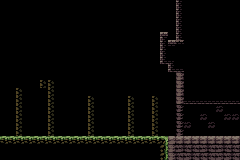

The image is a tile-based game level rendered from a .tmx file. Its description and complete source (layers, tilesets, objects, tile grids) follow:
An orthogonal 30x20 tile map with 8x8 px tiles, 3 tile layers (Background, Foreground, Platforms), 2 tilesets and 3 objects (PlayerSpawn, GuardSpawn, Chest).

<map version="1.10" tiledversion="1.10.2" orientation="orthogonal" renderorder="right-down" width="30" height="20" tilewidth="8" tileheight="8" infinite="0" nextlayerid="6" nextobjectid="4">
 <tileset firstgid="1" source="environmentTileset.tsx" />
 <tileset firstgid="4097" source="backgroundTileset.tsx" />
 <layer id="2" name="Background" width="30" height="20">
  <data encoding="csv">
7301,7300,7301,7300,7301,7301,7300,7300,7300,7300,7301,7300,7300,7300,7301,7300,7300,7301,7300,7301,7300,7300,7300,7301,7301,7301,7300,7300,7301,7301,
7300,7301,7300,7300,7301,7300,7300,7301,7300,7301,7301,7301,7300,7301,7301,7301,7300,7301,7301,7300,7300,7300,7301,7300,7300,7300,7300,7300,7300,7301,
7301,7301,7300,7301,7300,7301,7300,7300,7301,7301,7301,7301,7301,7301,7301,7301,7301,7300,7300,7300,7301,7300,7300,7301,7300,7301,7301,7300,7301,7301,
7300,7301,7301,7300,7301,7300,7301,7300,7301,7300,7301,7301,7300,7301,7301,7300,7301,7300,7300,7301,7301,7301,7301,7301,7300,7301,7300,7301,7301,7301,
7301,7301,7300,7300,7301,7301,7300,7301,7300,7300,7301,7300,7300,7301,7300,7301,7300,7301,7301,7301,7301,7301,7300,7300,7300,7300,7301,7301,7300,7300,
7301,7300,7301,7300,7300,7300,7300,7300,7301,7300,7301,7300,7300,7300,7301,7300,7301,7300,7301,7301,7301,7301,7300,7301,7300,7300,7301,7300,7300,7300,
7300,7300,7301,7301,7300,7300,7300,7300,7300,7300,7301,7300,7300,7301,7301,7300,7301,7300,7301,7300,7300,7300,7301,7300,7300,7301,7300,7300,7301,7300,
7300,7301,7301,7300,7300,7300,7301,7301,7301,7300,7300,7301,7300,7300,7301,7301,7300,7300,7300,7301,7300,7301,7301,7301,7300,7301,7300,7300,7300,7300,
7300,7300,7301,7301,7300,7301,7300,7301,7301,7301,7301,7300,7301,7301,7301,7300,7300,7300,7301,7300,7301,7300,7301,7300,7301,7301,7301,7301,7301,7300,
7301,7301,7301,7300,7301,7300,7300,7301,7300,7300,7300,7301,7300,7301,7301,7301,7300,7301,7301,7301,7301,7300,7300,7301,7301,7301,7301,7300,7301,7301,
7300,7300,7301,7301,6210,4193,4193,7301,7300,7301,7300,7300,7301,7301,7301,7301,7300,7300,7301,7301,7300,7301,7300,7301,7300,7301,7301,7301,7300,7301,
7301,7300,4193,6210,6210,6210,4193,6210,6210,7301,7301,7300,7301,7300,6210,7300,7300,7301,7301,7301,7300,7301,0,0,0,0,0,0,0,0,
6210,6210,4193,6210,6210,6210,4193,6210,6210,6210,6210,4193,6210,6210,6210,6210,4193,6210,6210,4193,6210,6210,6209,6209,6209,6209,6209,6209,6209,6209,
6210,6210,4193,6210,6210,6210,4193,6210,6210,6210,6210,4193,6210,6210,6210,6210,4193,6210,6210,4193,6210,6210,6209,6340,6276,6277,6340,6274,6210,6277,
6210,6210,4193,6210,6210,6210,4193,6210,6210,6210,6210,4193,6210,6210,6210,6210,4193,6210,6210,4193,6210,6210,6209,6277,6210,6274,6210,6210,6274,6274,
6210,6210,4193,6210,6210,6210,4193,6210,6210,6210,6210,4193,6210,6210,6210,6210,4193,6210,6210,4193,6210,6210,6209,6274,6210,6210,6274,6210,6210,6277,
6210,6210,4193,6210,6210,6210,4193,6210,6210,6210,6210,4193,6210,6210,6210,6210,4193,6210,6210,4193,6210,6210,6209,6210,6210,6210,6210,6341,6277,6340,
6210,6210,6210,6210,6210,6210,6210,6210,6210,6210,6210,4193,6210,6210,6210,6210,6210,6210,6210,6210,6210,6210,6209,6209,6209,6209,6209,6209,6209,6209,
6210,6210,6210,6210,6210,6210,6210,6210,6210,6210,6210,6210,6210,6210,6210,6210,6210,6210,6210,6210,6210,6210,6210,6210,6210,6210,6210,6210,6210,6210,
6210,6210,6210,6210,6210,6210,6210,6210,6210,6210,6210,6210,6210,6210,6210,6210,6210,6210,6210,6210,6210,6210,6210,6210,6210,6210,6210,6210,6210,6210
</data>
 </layer>
 <layer id="1" name="Foreground" width="30" height="20">
  <data encoding="csv">
0,0,0,0,0,0,0,0,0,0,0,0,0,0,0,0,0,0,0,0,0,0,65,66,66,66,66,66,66,66,
0,0,0,0,0,0,0,0,0,0,0,0,0,0,0,0,0,0,0,0,0,0,65,66,66,66,66,66,66,66,
0,0,0,0,0,0,0,0,0,0,0,0,0,0,0,0,0,0,0,0,0,0,65,66,66,66,66,66,66,66,
0,0,0,0,0,0,0,0,0,0,0,0,0,0,0,0,0,0,0,0,0,0,65,66,66,66,66,66,66,66,
0,0,0,0,0,0,0,0,0,0,0,0,0,0,0,0,0,0,0,0,1,0,65,66,66,66,66,66,66,66,
0,0,0,0,0,0,0,0,0,0,0,0,0,0,0,0,0,0,0,0,65,2,4098,66,66,66,66,66,66,66,
0,0,0,0,0,0,0,0,0,0,0,0,0,0,0,0,0,0,0,0,65,66,66,66,66,66,66,66,66,66,
0,0,0,0,0,0,0,0,0,0,0,0,0,0,0,0,0,0,0,0,129,5,66,66,66,66,66,66,66,66,
0,0,0,0,0,0,0,0,0,0,0,0,0,0,0,0,0,0,0,0,0,129,130,66,66,66,66,66,66,66,
0,0,0,0,0,0,0,0,0,0,0,0,0,0,0,0,0,0,0,0,0,0,2113,66,66,66,66,66,66,66,
0,0,0,0,0,0,0,0,0,0,0,0,0,0,0,0,0,0,0,0,0,0,2113,66,66,66,66,66,66,66,
0,0,0,0,0,0,0,0,0,0,0,0,0,0,0,0,0,0,0,0,0,0,2113,66,66,66,66,66,66,66,
0,0,0,0,0,0,0,0,0,0,0,0,0,0,0,0,0,0,0,0,0,0,2113,130,130,130,130,130,130,130,
0,0,0,0,0,0,0,0,0,0,0,0,0,0,0,0,0,0,0,0,0,0,0,0,0,0,0,0,0,0,
0,0,0,0,0,0,0,0,0,0,0,0,0,0,0,0,0,0,0,0,0,0,0,0,0,0,0,0,0,0,
0,0,0,0,0,0,0,0,0,0,0,0,0,0,0,0,0,0,0,0,0,0,0,0,0,0,0,0,0,0,
0,0,0,0,0,0,0,0,0,0,0,0,0,0,0,0,0,0,0,0,0,0,0,0,0,0,0,0,0,0,
3074,3074,3074,3074,3074,3074,3074,3074,3074,3074,3074,3074,3074,3074,3074,3074,3074,3074,3074,3074,3075,2049,2050,2050,2050,2050,2050,2050,2050,2050,
3138,3138,3138,3138,3138,3138,3138,3138,3138,3138,3138,3138,3138,3138,3138,3138,3138,3138,3138,3138,3139,2113,2053,2052,2052,2053,2052,2053,2052,2052,
3138,3138,3138,3138,3138,3138,3138,3138,3138,3138,3138,3138,3138,3138,3138,3138,3138,3138,3138,3138,3139,2113,2052,2053,2052,2052,2052,2053,2053,2052
</data>
 </layer>
 <layer id="5" name="Platforms" width="30" height="20">
  <data encoding="csv">
0,0,0,0,0,0,0,0,0,0,0,0,0,0,0,0,0,0,0,0,0,0,0,0,0,0,0,0,0,0,
0,0,0,0,0,0,0,0,0,0,0,0,0,0,0,0,0,0,0,0,0,0,0,0,0,0,0,0,0,0,
0,0,0,0,0,0,0,0,0,0,0,0,0,0,0,0,0,0,0,0,0,0,0,0,0,0,0,0,0,0,
0,0,0,0,0,0,0,0,0,0,0,0,0,0,0,0,0,0,0,0,0,0,0,0,0,0,0,0,0,0,
0,0,0,0,0,0,0,0,0,0,0,0,0,0,0,0,0,0,0,0,0,0,0,0,0,0,0,0,0,0,
0,0,0,0,0,0,0,0,0,0,0,0,0,0,0,0,0,0,0,0,0,0,0,0,0,0,0,0,0,0,
0,0,0,0,0,0,0,0,0,0,0,0,0,0,0,0,0,0,0,0,0,0,0,0,0,0,0,0,0,0,
0,0,0,0,0,0,0,0,0,0,0,0,0,0,0,0,0,0,0,0,0,0,0,0,0,0,0,0,0,0,
0,0,0,0,0,0,0,0,0,0,0,0,0,0,0,0,0,0,0,0,0,0,0,0,0,0,0,0,0,0,
0,0,0,0,0,0,0,0,0,0,0,0,0,0,0,0,0,0,0,0,0,0,0,0,0,0,0,0,0,0,
0,0,0,0,0,0,0,0,0,0,0,0,0,0,0,0,0,0,0,0,0,0,0,0,0,0,0,0,0,0,
0,0,0,0,0,0,0,0,0,0,0,0,0,0,0,0,0,0,0,0,0,0,0,0,0,0,0,0,0,0,
0,0,0,0,0,0,0,0,0,0,0,0,0,0,0,0,0,0,0,0,0,0,0,0,0,0,0,0,0,0,
0,0,0,0,0,0,0,0,0,0,0,0,0,0,0,0,0,0,0,0,0,0,0,0,0,0,0,0,0,0,
0,0,0,0,0,0,0,0,0,0,0,0,0,0,0,0,0,0,0,0,0,0,0,0,0,0,0,0,0,0,
0,0,0,0,0,0,0,0,0,0,0,0,0,0,0,0,0,0,0,0,0,0,0,0,0,0,0,0,0,0,
0,0,0,0,0,0,0,0,0,0,0,0,0,0,0,0,0,0,0,0,0,0,0,0,0,0,0,0,0,0,
0,0,0,0,0,0,0,0,0,0,0,0,0,0,0,0,0,0,0,0,0,0,0,0,0,0,0,0,0,0,
0,0,0,0,0,0,0,0,0,0,0,0,0,0,0,0,0,0,0,0,0,0,0,0,0,0,0,0,0,0,
0,0,0,0,0,0,0,0,0,0,0,0,0,0,0,0,0,0,0,0,0,0,0,0,0,0,0,0,0,0
</data>
 </layer>
 <objectgroup id="4" name="Objects">
  <object id="1" name="PlayerSpawn" x="34.5" y="134.75">
   <point />
  </object>
  <object id="2" name="GuardSpawn" x="225.5" y="134.25">
   <point />
  </object>
  <object id="3" name="Chest" x="179" y="135">
   <point />
  </object>
 </objectgroup>
</map>